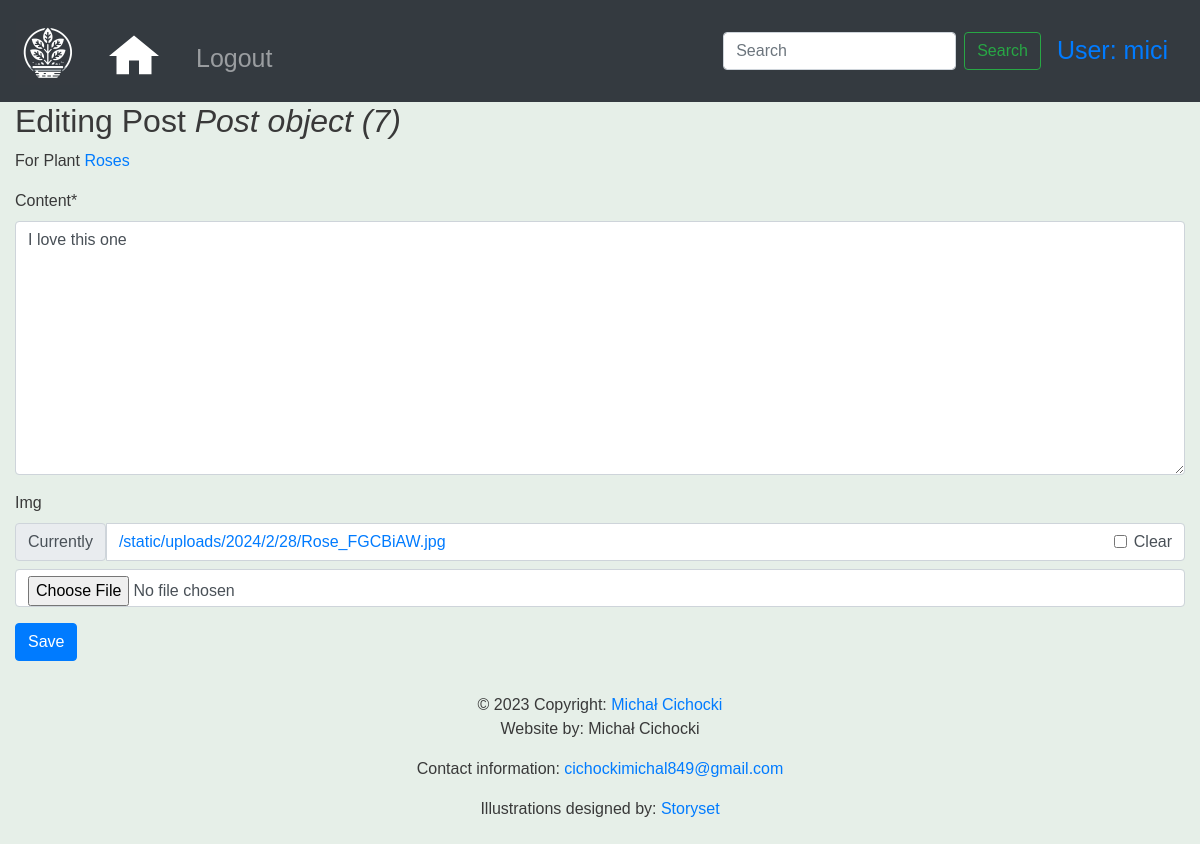
The page /plants/1/posts/7/ (signed in) on the database its author committed.
### schedule_keeper/models.py (models this page shows)
class Post(models.Model):
    creator = models.ForeignKey(User, on_delete=models.CASCADE, default=None, null=True)
    plant = models.ForeignKey(Plant, on_delete=models.CASCADE, related_name='posts')
    content = models.TextField()
    img = models.ImageField(upload_to=upload_to, null=True, blank=True)
    created_at = models.DateTimeField(auto_now_add=True)

class Plant(models.Model):
    name = models.CharField(max_length=255)
    description = models.TextField(blank=True, null=True)
    category = models.ForeignKey(Category, on_delete=models.CASCADE)
    watering_frequency = models.PositiveIntegerField(help_text="Watering frequency in days")
    img = models.ImageField(upload_to=upload_to, null=True, blank=True)
    creator = models.ForeignKey(User, on_delete=models.CASCADE)
    def __str__(self):
        return self.name

### schedule_keeper/views.py (the view, shortened to what this page needs)
# urls.py: path('plants/<int:plant_pk>/posts/<int:post_pk>/', views.PostView.as_view(), name='post-edit'),
class PostView(TemplateView):
    template_name = 'schedule_keeper/instance_form.html'
    form_class = PostForm
    def get(self, request, plant_pk, post_pk=None):
        plant = get_object_or_404(Plant, pk=plant_pk)
        post = get_object_or_404(Post, plant_id=plant_pk, pk=post_pk) if post_pk else None
        if not self.check_permissions(request.user, post):
            raise PermissionDenied
        form = self.form_class(instance=post)
        context = {
            "form": form,
            "instance": post,
            "model_type": "Post",
            "related_instance": plant,
            "related_model_type": "Plant"
        }
        return render(request, self.template_name, context)
    def check_permissions(self, user, post):
        return user.is_staff or post.user.id == user.id

### schedule_keeper/forms.py
class PostForm(InstanceForm):
    class Meta:
        model = Post
        fields = ["content", "img"]

### schedule_keeper/templates/schedule_keeper/instance_form.html (shortened to what this page needs)
{% extends 'base.html' %}
{% load crispy_forms_tags %}
{% block content %}
    <h2>{% if instance %}
        Editing {{ model_type }} <em>{{ instance }}</em>
    {% else %}
        New {{ model_type }}
    {% endif %}
    </h2>
    {% if related_instance and related_model_type %}
        <p>For {{ related_model_type }} <span class="text-primary">{{ related_instance }}</span></p>
    {% endif %}
    {% crispy form %}
{% endblock %}

### templates/base.html (shortened to what this page needs)
<!doctype html>
{% load static %}
<html lang="en">
<head>
    <link rel="stylesheet" href="https://stackpath.bootstrapcdn.com/bootstrap/4.4.1/css/bootstrap.min.css"
>
    <link rel="stylesheet" href="https://cdnjs.cloudflare.com/ajax/libs/font-awesome/4.7.0/css/font-awesome.min.css">
    <link rel="stylesheet" href={% static 'css/base.css' %}>
</head>
<body>
<nav class="navbar navbar-expand-sm navbar-dark bg-dark sticky-top">
    <a class="navbar-brand" href="/">
        <img class="mt-1" src={% static 'logo.jpg' %} alt="Potted Plant Logo">
    </a>
    <div class="collapse navbar-collapse" id="navbarSupportedContent">
        <ul class="navbar-nav mr-auto">
            <li class="nav-item mt-1 active">
                <a class="nav-link" href="/plants/">
            </li>
            {% if user.is_authenticated %}
                <li class="nav-item">
                    <a class="nav-link mt-2" href="/accounts/logout">Logout</a>
                </li>
            {% else %}
                <li class="nav-item">
                    <a class="nav-link mt-2" href="/accounts/login">Login</a>
                </li>
            {% endif %}
        </ul>
        <form action="{% url 'plants' %}" class="form-inline my-2 my-lg-0">
            <input class="form-control mr-sm-2" type="search" placeholder="Search" aria-label="Search" name="search"
                   value="{{ search_text }}">
            <button class="btn btn-outline-success my-2 my-sm-0" type="submit">Search</button>
        </form>
        {% if user.is_authenticated %}
            <a class="nav-link" href="/accounts/profile">User: {{ user.username }}</a>
        {% endif %}
    </div>
</nav>
<div class="container-fluid">
    {% block content %}
    {% endblock %}
</div>
<footer class="page-footer font-small blue">
    <div class="footer-copyright text-center py-3">© 2023 Copyright:
        <a href="https://www.linkedin.com/in/michał-cichocki/"> Michał Cichocki</a>
        <p>Website by: Michał Cichocki</p>
        <p>Contact information: <a href="mailto:cichockimichal849@gmail.com">cichockimichal849@gmail.com</a></p>
        <p>Illustrations designed by: <a href="https://storyset.com/illustration/people-taking-care-of-plants/amico">Storyset</a>
        </p>
    </div>
</footer>
</body>
</html>

### static/css/base.css (style rules this page uses)
.navbar { min-height: 100px; font-size: 25px; }
.navbar-brand > img { width: 4rem; height: 4rem; }
body { font-family: 'Source Sans Pro', sans-serif; background-color: #e6efe8; color: #393939; }
.nav-link > svg { margin-top: .4rem; }
nav { background-color: black; }

### rows shown on the page
Post: id "Post object (7)", content "I love this one"
Plant: name "Roses"

### other values the page prints
{{ user.username }} "mici"
{{ model_type }} "Post"
{{ related_model_type }} "Plant"
